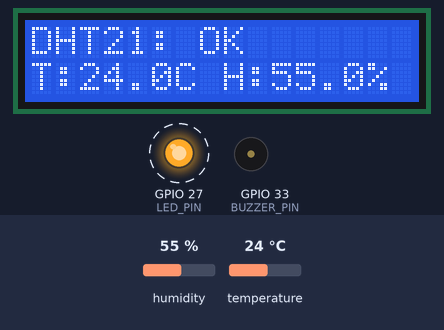
Bench run of a sketch on a simulated ESP32. Shown: 16×2 character LCD, output pins drawn as LEDs (lit = HIGH), buzzer (waves = sounding, pin HIGH). Dashed ring = blinking. The test bench sets the inputs (shaded band); at power-on: humidity 55 %, temperature 24 °C. What the sketch prints to the serial monitor is not drawn.

Above: at 4.0 s.
4.1 s: humidity set to 22 %
At 6.96 s:
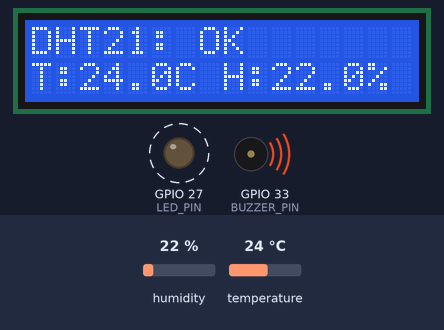
8.3 s: temperature set to 12 °C
At 9.3 s:
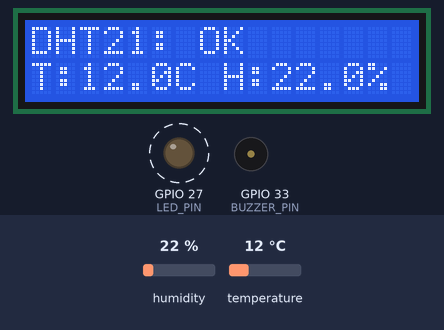
12.1 s: humidity set to 40 %
At 14.98 s:
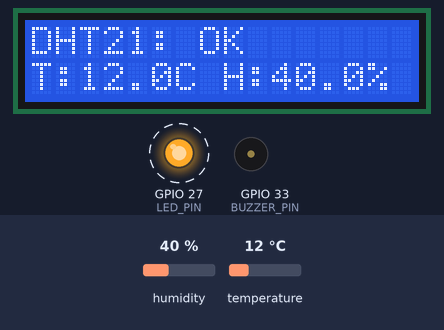
15.9 s: temperature set to 19 °C
At 17.72 s:
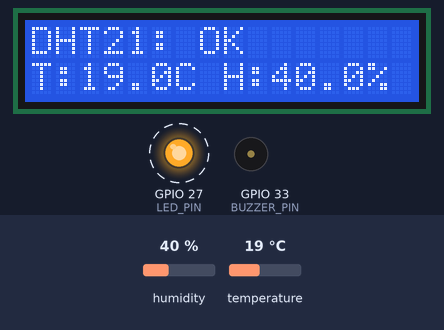
Timing chart, 0 to 20.7 s (numbered marks = the images above; inputs shaded):
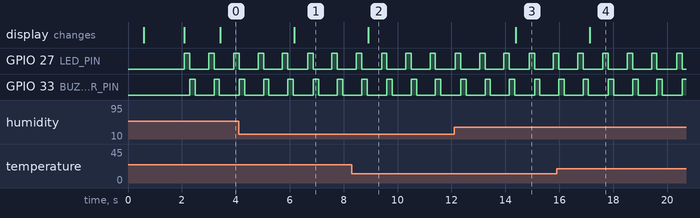

Measured:
- after the input at 4.1 s, the display: changes after 2.1 s (image 1)
- after the input at 8.3 s, the display: changes after 0.61 s (image 2)
- after the input at 12.1 s, the display: changes after 2.3 s (image 3)
- after the input at 15.9 s, the display: changes after 1.2 s (image 4)
- by itself, GPIO 27 (LED_PIN), GPIO 33 (BUZZER_PIN): alternates HIGH for 0.20 s and LOW for 0.70 s

The sketch:

test_led_buzzer_dht21.ino
```cpp
#include <DHT.h>
#include <LiquidCrystal_I2C.h>

#define DHTPIN 25
#define DHTTYPE DHT21
DHT dht(DHTPIN, DHTTYPE);

#define LED_PIN 27
#define BUZZER_PIN 33

LiquidCrystal_I2C lcd(0x27, 16, 2);

// timing
unsigned long lastDHT = 0;
const unsigned long dhtInterval = 2500; // >=2s per spec

void setup() {
  Serial.begin(115200);
  pinMode(LED_PIN, OUTPUT);
  pinMode(BUZZER_PIN, OUTPUT);
  digitalWrite(LED_PIN, LOW);
  digitalWrite(BUZZER_PIN, LOW);

  dht.begin();
  lcd.init();
  lcd.backlight();
  delay(500);

  // Intro
  lcd.setCursor(0,0);
  lcd.print("Component Test");
  lcd.setCursor(0,1);
  lcd.print("Starting...");
  delay(1500);
  lcd.clear();
}

void loop() {
  // 1. LED test: blink once
  digitalWrite(LED_PIN, HIGH);
  delay(200);
  digitalWrite(LED_PIN, LOW);

  // 2. Buzzer test: short beep
  digitalWrite(BUZZER_PIN, HIGH);
  delay(200);
  digitalWrite(BUZZER_PIN, LOW);

  // 3. Read DHT21 (only every >=2.5s)
  if (millis() - lastDHT >= dhtInterval) {
    lastDHT = millis();
    float temp = dht.readTemperature();
    float hum = dht.readHumidity();

    // Serial output
    Serial.print("DHT21 Read -> ");
    if (isnan(temp) || isnan(hum)) {
      Serial.println("FAILED");
    } else {
      Serial.print("Temp: ");
      Serial.print(temp);
      Serial.print(" C, Hum: ");
      Serial.print(hum);
      Serial.println(" %");
    }

    // LCD display summary
    lcd.clear();
    if (!isnan(temp) && !isnan(hum)) {
      lcd.setCursor(0, 0);
      lcd.print("DHT21: OK       ");
      lcd.setCursor(0, 1);
      lcd.printf("T:%.1fC H:%.1f%%", temp, hum);
    } else {
      lcd.setCursor(0, 0);
      lcd.print("Sensor ERROR   ");
      lcd.setCursor(0, 1);
      lcd.print("Check wiring   ");
    }
  }

  // keep running indicator on serial
  delay(500);
}
```
